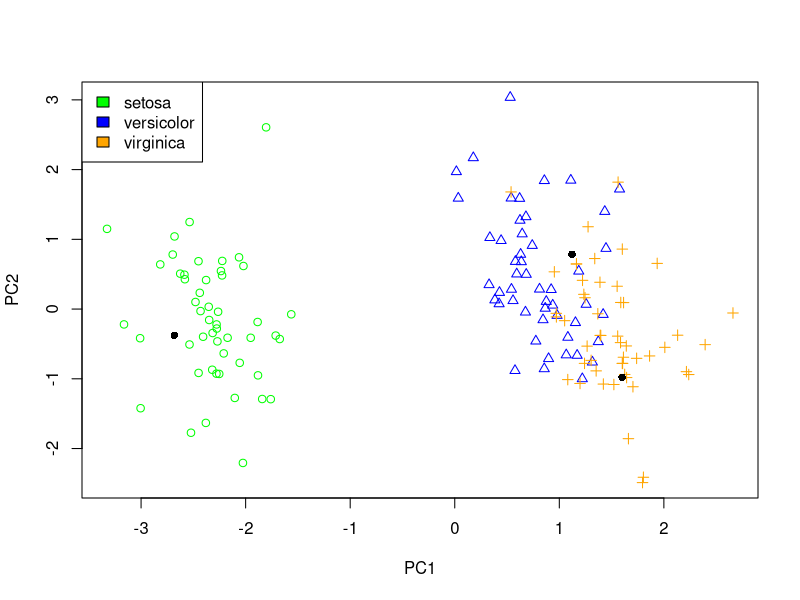

Generate this figure with R:
iris.numeric <- data.matrix(iris[,-5])
colnames(iris.numeric) <- NULL
iris.log <- log(iris.numeric)
iris.preproc <- scale(iris.log)
iris.pca <- prcomp(iris.preproc)
iris.pca.data <- predict(iris.pca)
iris.pca.data <- iris.pca.data[,-3]
#
Species <- data.matrix(iris[,5])
cols <- c("green", 'blue', 'orange')
with(iris, plot(iris.pca.data, col=cols[Species], pch=as.numeric(Species)))
legend("topleft", c("setosa", "versicolor", "virginica"), fill=cols)
#
recognizeIris <- function(SeplLength,SepalWidth,PetalLength,PetalWidth) {
  SeplLength.log <- log(SeplLength)
  SepalWidth.log <- log(SepalWidth)
  PetalLength.log <- log(PetalLength)
  PetalWidth.log <- log(PetalWidth)
  
  SeplLength.mean = mean(log(iris[[1]]))
  SepalWidth.mean = mean(log(iris[[2]]))
  PetalLength.mean = mean(log(iris[[3]]))
  PetalWidth.mean = mean(log(iris[[4]]))
  
  SeplLength.sd = sd(log(iris[[1]]))
  SepalWidth.sd = sd(log(iris[[2]]))
  PetalLength.sd = sd(log(iris[[3]]))
  PetalWidth.sd = sd(log(iris[[4]]))
  
  SeplLength.param = (SeplLength.log-SeplLength.mean)/SeplLength.sd
  SepalWidth.param = (SepalWidth.log-SepalWidth.mean)/SepalWidth.sd
  PetalLength.param = (PetalLength.log-PetalLength.mean)/PetalLength.sd
  PetalWidth.param = (PetalWidth.log-PetalWidth.mean)/PetalWidth.sd
  
  wektor <- c(SeplLength.param, SepalWidth.param, PetalLength.param, PetalWidth.param)
  PC1 = iris.pca[2]$rotation[,1] %*% wektor
  PC2 = iris.pca[2]$rotation[,2] %*% wektor
  
  points(PC1, PC2, pch=16)
}

recognizeIris(6.9, 3.2, 5.6, 2.2) # virginica
recognizeIris(6.0, 2.6, 4.4, 1.6) # virginica lub versicolor 
recognizeIris(4.8, 3.6, 1.4, 0.2) # setosa

